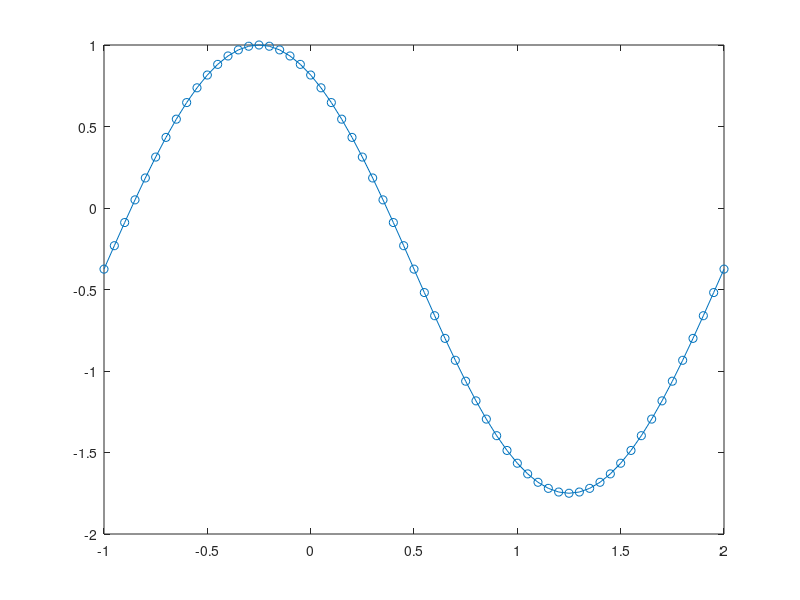

MATLAB code to generate this figure:
clear;
close all;
% populate plan.mat

% create data points to form a circle to store in plan.mat
% circle is centered at (0,0) with radius 1.5
% circle is divided into 100 points

% create a vector of 100 points from 0 to 2*pi
% theta = linspace(0,2*pi,60+1);
% plot(theta)

% data = [cos(theta-pi/2); -1*sin(theta-pi/2)].*1.5;

x = linspace(0, 2*pi, 60+1);
data = [(x.*(3 / (2*pi)))-1; sin(x).*((1.75+1)/2)-((1.75-1)/2)];

plot(data(1,:),data(2,:), '-o')

save('plan.mat', 'data');